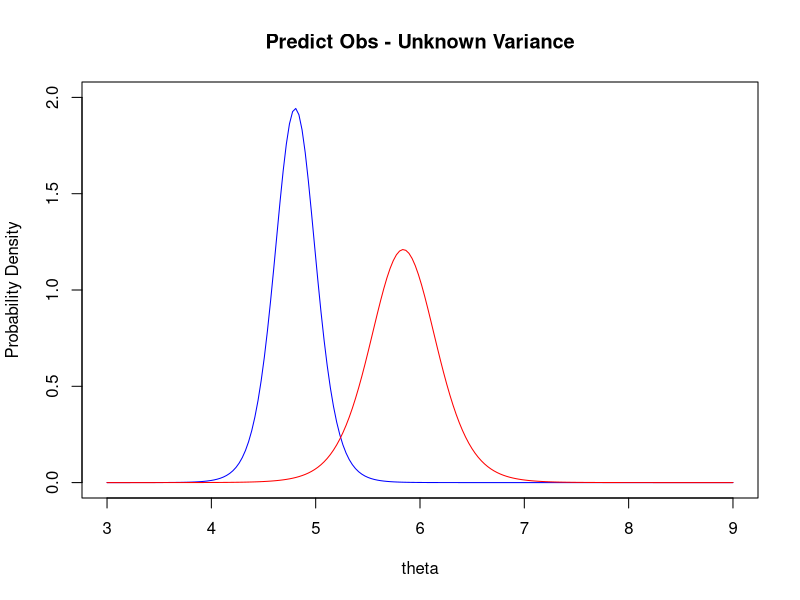
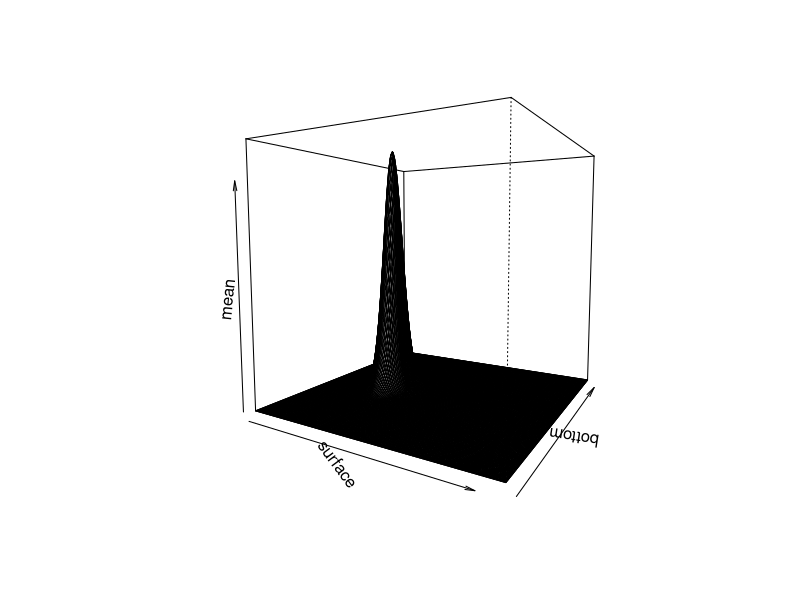

These figures' R source, in order: (Note: this script raises an error after producing the figures.)
#1
surfacedata=c(3.74,4.61,4,4.67,4.87,5.12,4.52,5.29,5.74,5.48)
bottomdata=c(5.44,6.88,5.37,5.44,5.03,6.48,3.89,5.85,6.85,7.16)

mu0 = 0
k0=0
alpha0= -0.5
beta0=Inf


mus1=(k0*mu0+sum(surfacedata))/(k0+10)
mub1=(k0*mu0+sum(bottomdata))/(k0+10)
k1=k0+length(surfacedata)
alphas1=alpha0+length(surfacedata)/2
alphab1=alpha0+length(bottomdata)/2
betas1=( 1/beta0 + 0.5*sum((surfacedata-mean(surfacedata))^2) + 
              0.5*k0*10/(k0+10)*(mean(surfacedata)-mu0)^2 )^-1
betab1=( 1/beta0 + 0.5*sum((bottomdata-mean(bottomdata))^2) + 
            0.5*k0*5/(k0+10)*(mean(bottomdata)-mu0)^2 )^-1

spreads=1/sqrt(k1*alphas1*betas1)
spreadb=1/sqrt(k1*alphab1*betab1)


xbar=seq(length=200,from=3,to=9)
pred.known.vars=dt((xbar-mus1)/spreads,df=alphas1*2)/spreads  
pred.known.varb=dt((xbar-mub1)/spreadb,df=alphab1*2)/spreadb  

plot(xbar,pred.known.vars,type="l",col="blue",ylim=c(0,2.0),xlim=c(3,9),
     main=paste("Predict Obs - Unknown Variance"),
     xlab="theta",
     ylab="Probability Density")

lines(xbar,pred.known.varb,col= 'red')

# Posterior credible intervals for mean, variance, precision and standard deviation
# Note: NaNs produced for prior quantiles
theta025=mub1+qt(0.025,2*alphab1)/sqrt(k1*alphab1*betab1)  # 0.025 quantile for mean
theta975=mub1+qt(0.975,2*alphab1)/sqrt(k1*alphab1*betab1)  # 0.975 quantile for mean
rho025=qgamma(0.025,alphab1,scale=betab1)             # 0.025 quantile for precision
rho975=qgamma(0.975,alphab1,scale=betab1)             # 0.975 quantile for precision
var025=1/rho975                                   # 0.025 quantile for variance
var975=1/rho025                                   # 0.975 quantile for variance
std025=sqrt(var025)                               # 0.025 quantile for std dev
std975=sqrt(var975)                               # 0.975 quantile for std dev

thetas025=mus1+qt(0.025,2*alphas1)/sqrt(k1*alphas1*betas1)  # 0.025 quantile for mean
thetas975=mus1+qt(0.975,2*alphas1)/sqrt(k1*alphas1*betas1)  # 0.025 quantile for mean
rhos025=qgamma(0.025,alphas1,scale=betas1)             # 0.025 quantile for precision
rhos975=qgamma(0.975,alphas1,scale=betas1)             # 0.975 quantile for precision
vars025=1/rho975                                   # 0.025 quantile for variance
vars975=1/rho025                                   # 0.975 quantile for variance
stds025=sqrt(var025)                               # 0.025 quantile for std dev
stds975=sqrt(var975)                               # 0.975 quantile for std dev


gs<-200
theta<-seq(0,6.5,length=gs)
is2<-seq(0,6 ,length=gs)       # precision
s2g<-seq(0.008,4,length=gs)    # variance

ld.th.is2<-array(0,dim=c(200,200))

for(i in 1:gs) { 
  for(j in 1:gs) {
    ld.th.is2[i,j]<- pred.known.vars[i]*pred.known.varb[j]
  }} 

min(ld.th.is2)


persp(theta,is2,ld.th.is2,theta=30,phi=5,xlab="surface",
      ylab="bottom",zlab="mean")
#      ,xlim=c(3,8) ,ylim=c(3,8)) 


#--------------------------------------------------------

#mub2=(k1*mus1+sum(bottomdata))/(k1+10)
#k2=k1+length(bottomdata)
#alphab2=alphas1+length(bottomdata)/2
#betab2=( 1/betas1 + 0.5*sum((bottomdata-mean(bottomdata))^2) + 
#           0.5*k1*10/(k1+10)*(mean(bottomdata)-mus1)^2 )^-1

#spreadb2=1/sqrt((k2*10/(k2+10))*alphab2*betab2)
#xbar=seq(length=101,from=3,to=8)
#pred.known.varb2=dt((xbar-mub2)/spreadb2,df=alphab2*2)/spreadb2  

#plot(xbar,pred.known.varb2,type="l",col="blue",ylim=c(0,1.5),xlim=c(3,8),
#     main=paste("Predict Obs - Unknown Variance"),
#     xlab="Sample Mean",
#     ylab="Probability Density")





#2

# the xbar,k*,a*,b* is from the question 1 postorior of normal-gamma(mub2,k2,alphab2,betab2)


mustar=mub2
kstar = 10
astar = alphab2
bstar = betab2


#----
#test= c(3.74,4.61,4,4.67,4.87,5.12,4.52,5.29,5.74,5.48,5.44,6.88,5.37,5.44,5.03,6.48,3.89,5.85,6.85,7.16)
#mean(test)
#bstar =1/(0.5*sum((test-mub2)^2))
#spread1 <- sqrt(1/(kstar*astar*bstar))
#spread1=1/sqrt((k2*10/(k2+10))*alphab2*betab2)
#xbar2=seq(length=101,from=3,to=8)
#stdValsb <- (xbar2 - mub2)/spread1
#test2 <- dt(stdValsb,df=2*alpha1)/spread1
#-----
mus1=(k0*mu0+sum(surfacedata))/(k0+10)
mub1=(k0*mu0+sum(bottomdata))/(k0+10)
k1=k0+length(surfacedata)
alphas1=alpha0+length(surfacedata)/2
alphab1=alpha0+length(bottomdata)/2
betas1=( 1/beta0 + 0.5*sum((surfacedata-mean(surfacedata))^2) + 
           0.5*k0*10/(k0+10)*(mean(surfacedata)-mu0)^2 )^-1
betab1=( 1/beta0 + 0.5*sum((bottomdata-mean(bottomdata))^2) + 
           0.5*k0*5/(k0+10)*(mean(bottomdata)-mu0)^2 )^-1

spreads=1/sqrt(k1*alphas1*betas1)
spreadb=1/sqrt(k1*alphab1*betab1)




xbar=seq(length=200,from=0,to=9)


numsim = 10000

pdmcs = rgamma(numsim,shape = alphas1,scale = betas1)
sigmadmc= 1/(pdmcs)^0.5
#mean(sigmadmc*((k2)^-0.5))
thetadmc= rnorm(numsim,mean=mus1,sigmadmc/sqrt(10))
plot(density(thetadmc),ylim=c(0,3),xlim=c(3,8),)

pdmcb = rgamma(numsim,shape = alphab1,scale = betab1)
sigmadmcb= 1/(pdmcb)^0.5
#mean(sigmadmc*((k2)^-0.5))
thetadmcb= rnorm(numsim,mean=mub1,sd=sigmadmcb/sqrt(10))
lines(density(thetadmcb),ylim=c(0,2),xlim=c(0,10),col='red')
#lines(xbar2,test2,col='red')
lines(xbar,pred.known.vars,col ='green')
lines(xbar,pred.known.varb,col= 'blue')

legend("topright",                                # 
       lty = 1,                                   # 
       lwd = 1,
       col = c("blue", "red",'black','green'),           # col
       legend = c("density function bottom", "direct monte cralo bottom",'direct monte cralo surface',"density function surface") #
)

quantile(thetadmc,c(0.05, 0.95))
quantile(thetadmcb,c(0.05, 0.95))

quantile(pdmcs,c(0.05,0.95))
quantile(pdmcb,c(0.05,0.95))

plot(1:numSim,(thetadmcb-thetadmc),main="",ylab="bottom and mu difference",xlab="Iteration")
#histogram(xG,xlab="Gibbs Simulated Body Length (mm)",ylab="Frequency")
acf((thetadmcb-thetadmc), main="")
effectiveSize(mub-mus)

theta005=mub1+qt(0.05,2*alphab1)/sqrt(k1*alphab1*betab1)  # 0.025 quantile for mean
theta095=mub1+qt(0.95,2*alphab1)/sqrt(k1*alphab1*betab1)  # 0.975 quantile for mean
rho005=qgamma(0.05,alphab1,scale=betab1)             # 0.025 quantile for precision
rho095=qgamma(0.95,alphab1,scale=betab1)             # 0.975 quantile for precision

thetas005=mus1+qt(0.05,2*alphas1)/sqrt(k1*alphas1*betas1)  # 0.025 quantile for mean
thetas095=mus1+qt(0.95,2*alphas1)/sqrt(k1*alphas1*betas1)  # 0.025 quantile for mean
rhos005=qgamma(0.005,alphas1,scale=betas1)             # 0.025 quantile for precision
rhos095=qgamma(0.95,alphas1,scale=betas1)             # 0.975 quantile for precision

#x=sort(thetadmc)
#e_cdf <- 1:length(x) / length(x)
#plot(x, e_cdf, type = "s")
#abline(h = 0.975, lty = 3)
#abline(h = 0.025, lty = 3)
#x[which(e_cdf >= 0.975)[1]]
#x[which(e_cdf >= 0.025)[1]]


#------
# 3


mu0 = 0
k0=0
alpha0= -0.5
beta0=Inf

surfacedata=c(3.74,4.61,4,4.67,4.87,5.12,4.52,5.29,5.74,5.48)
bottomdata=c(5.44,6.88,5.37,5.44,5.03,6.48,3.89,5.85,6.85,7.16)
mus1=(k0*mu0+sum(surfacedata))/(k0+10)
mub1=(k0*mu0+sum(bottomdata))/(k0+10)
k1=k0+length(surfacedata)
alphas1=alpha0+length(surfacedata)/2
alphab1=alpha0+length(bottomdata)/2
betas1=( 1/beta0 + 0.5*sum((surfacedata-mean(surfacedata))^2) + 
           0.5*k0*10/(k0+10)*(mean(surfacedata)-mu0)^2 )^-1
betab1=( 1/beta0 + 0.5*sum((bottomdata-mean(bottomdata))^2) + 
            0.5*k0*5/(k0+10)*(mean(bottomdata)-mu0)^2 )^-1

#theta
psdmc= rgamma(10000,shape = alphas1,scale = betas1)
sigmasdmc= 1/(psdmc)^0.5
thetasdmc= rnorm(10000,mean=mus1,sd=sigmasdmc/sqrt(10))
plot(density(thetasdmc),ylim=c(0,2),xlim=c(0,10))


pbdmc= rgamma(10000,shape = alphab1,scale = betab1)
sigmabdmc= 1/(pbdmc)^0.5
thetabdmc= rnorm(10000,mean=mub1,sd=sigmabdmc/sqrt(10))
lines(density(thetabdmc),ylim=c(0,2),xlim=c(0,10),col='red')



diff=thetabdmc- thetasdmc

probRthetasdmcLower = sum(diff>0)/length(diff) #Proportion Plant 2 worse
probRthetasdmcLower
probRthetasdmcLower =sd(diff)

plot(density(diff),ylim=2)

#sd
diffsd=sigmasdmc-sigmabdmc
probsigmasdmcLower = sum(diffsd>0)/length(diffsd) #Proportion Plant 2 worse
probsigmasdmcLower
probRthetasdmcLower =sd(diffsd)
plot(density(diffsd))
lines(c(0,0),c(0,1.4),col='red')

#4

surfacedata=c(3.74,4.61,4,4.67,4.87,5.12,4.52,5.29,5.74,5.48)
bottomdata=c(5.44,6.88,5.37,5.44,5.03,6.48,3.89,5.85,6.85,7.16)
qqnorm(surfacedata)
qqline(surfacedata,col = 'red')

qqnorm(bottomdata)
qqline(bottomdata,col = 'red')

plot()
library(nortest)
shapiro.test(bottomdata)
#spreads=1/sqrt((k1*10/(k1+10))*alphas1*betas1)
#spreadb=1/sqrt((k1*10/(k1+10))*alphab1*betab1)
